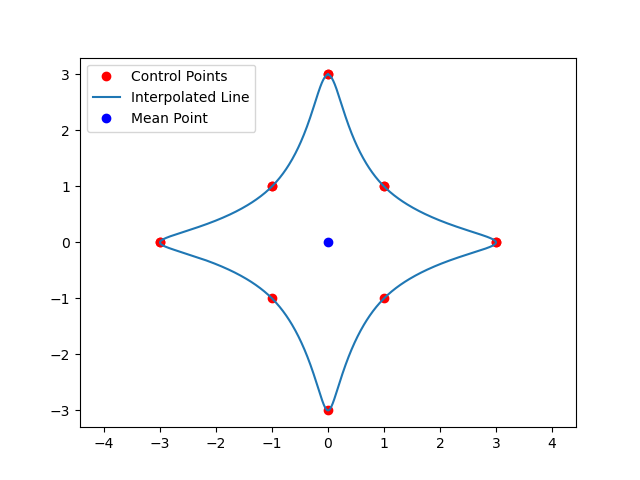
#> input picture file1.png, 640 x 480 px, given in place of the camera
$ jupyter execute contourdetection.ipynb
#> lines starting #> are read from the running program, lines starting #| are printed output that depends on the picture; after the words box and inside, x2 and y2 are one past the last pixel; in counts of white or black regions, pixels touching at a corner belong together
[cell 1]
###輪郭検出####
import cv2
import sys
import numpy as np
import matplotlib.pyplot as plt
import csv
import math
# ビデオデータの読み込み
filename ="C:\\Users\\flow\\Desktop\\bubbledate\\00089.mp4"
# 動画の読み込み
cap = cv2.VideoCapture(filename=filename)
#動画ファイルの情報を取得する
width = cap.get(cv2.CAP_PROP_FRAME_WIDTH)
hight = cap.get(cv2.CAP_PROP_FRAME_HEIGHT)
total_frame = cap.get(cv2.CAP_PROP_FRAME_COUNT)
fps = cap.get(cv2.CAP_PROP_FPS)


#print("動画の幅: ", width)
#print("動画の高さ: ", hight)
#print("総フレーム数: ", total_frame)
print("fps: ", fps)
print("動画の長さ: ", total_frame/fps, "[sec]")

#print(type(cap))
#print(cap.isOpened())
#------------------------------------------------------------------------------------------------------------------

import os

# ルートフォルダーのパス
root_path = "C:\\Users\\flow\\Desktop\\bubble_rasing_result"

# サブフォルダーの名前
image_folder = "image"
area_folder = "area"
contours_folder = "contours"
moment_folder = "moment"

# フォルダーのパスを連結
path = os.path.join(root_path, image_folder)
path1 = os.path.join(root_path, area_folder)
path2 = os.path.join(root_path, contours_folder)
path3 = os.path.join(root_path, moment_folder)

print(path1)
# パスとして使用する画像番号の桁数（3桁として扱う）
image_number_digits = 3

[cell 2]
path = "C:\\Users\\flow\\Desktop\\bubble_rasing_result\\image\\"
path1 = "C:\\Users\\flow\\Desktop\\bubble_rasing_result\\area\\"
path2 = "C:\\Users\\flow\\Desktop\\bubble_rasing_result\\contours\\"
path3 = "C:\\Users\\flow\\Desktop\\bubble_rasing_result\\moment\\"

# ビデオデータの読み込み
filename = "C:\\Users\\flow\\Desktop\\bubbledate\\00089.mp4"
# 動画の読み込み
cap = cv2.VideoCapture(filename=filename)

cx_list = []
cy_list = []
area_list = []
number_list = []
num = 0
frame_count = 0  # フレーム番号のカウント

while cap.isOpened():
    ret, frame = cap.read()
#> frame is the input picture: shape (480, 640, 3); mean B, G, R 251.2, 250.6, 250.4
    if ret == True:
        # フレーム番号が30の倍数のときだけ処理を行う
        if frame_count % 30 == 0:
            img = cv2.imwrite(path + "picture{:0=3}".format(num) + ".bmp", frame)

            img1 = cv2.imread(path + "picture{:0=3}".format(num) + ".bmp")
            gray = cv2.cvtColor(img1, cv2.COLOR_BGR2GRAY)
            blur = cv2.bilateralFilter(gray, 5, 10, 10)
            cv2.imwrite(path + "graypicture{:0=3}".format(num) + ".bmp", blur)

            ret, binary = cv2.threshold(blur, 0, 255, cv2.THRESH_BINARY_INV + cv2.THRESH_OTSU)
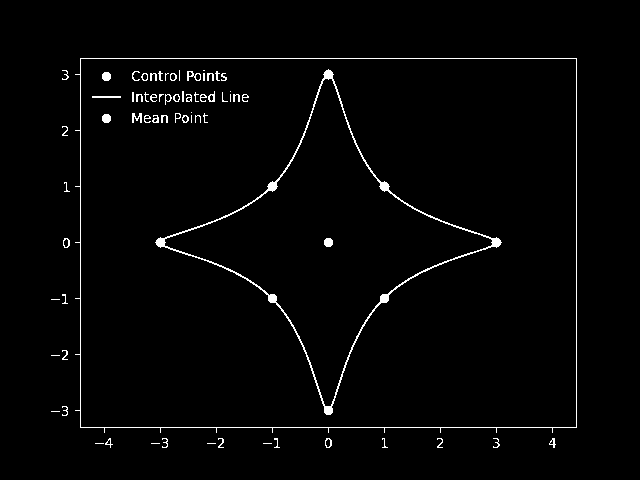
#> binary: shape (480, 640); 1.9% white in thin lines or dots, all inside (x1, y1, x2, y2) = (51, 58, 577, 448)
#> ret = 155
            cv2.imwrite(path + "nichipicture{:0=3}".format(num) + ".bmp", binary)

            contours, hierarchy = cv2.findContours(binary, cv2.RETR_TREE, cv2.CHAIN_APPROX_NONE)
#> contours = 90 contours, 56 with area under 20; largest, box (x1, y1, x2, y2) and area: (75, 58, 577, 433) 183040, (80, 58, 577, 428) 183022, (155, 69, 502, 415) 34976, (164, 78, 493, 407) 33598, (187, 71, 201, 81) 68
            contours = sorted(contours, key=cv2.contourArea, reverse=True)

            img2 = cv2.imread(path + "picture{:0=3}".format(num) + ".bmp")
            cv2.drawContours(img2, [contours[2]], -1, (0, 255, 0), 2)
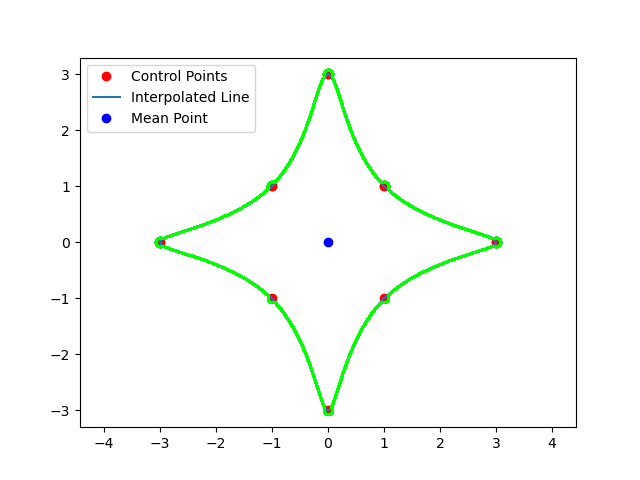
#> img2: shape (480, 640, 3); 1.22% of pixels changed, all inside (x1, y1, x2, y2) = (154, 68, 503, 416)
            cv2.imwrite(path2 + "rinkakupicture{:0=3}".format(num) + ".bmp", img2)

            cnt = contours[2]
#> cnt = contour of 958 points, box (x1, y1, x2, y2) (155, 69, 502, 415), area 34976
            area = cv2.contourArea(cnt)
#> area = 34976
            M = cv2.moments(cnt)
#> M = moments, m00 34976, centre m10/m00, m01/m00 = (327.5, 241.3)
            cx = int(M['m10'] / M['m00'])
#> cx = 327
            cy = int(M['m01'] / M['m00'])
#> cy = 241

            moment = cv2.imread(path + "picture{:0=3}".format(num) + ".bmp")
            cv2.circle(moment, (cx, cy), 8, (0, 0, 255), -1)
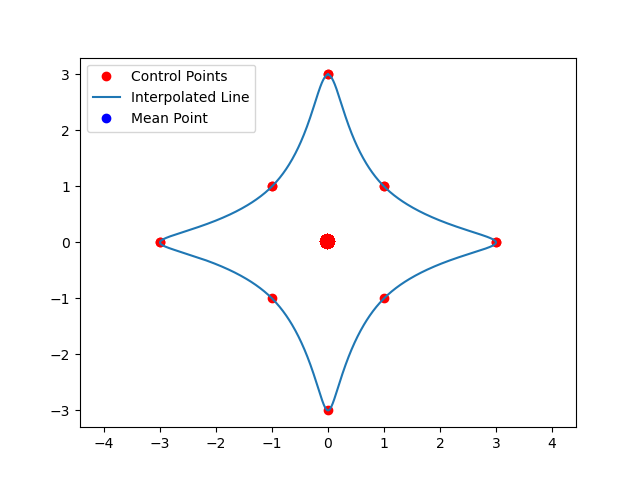
#> moment: shape (480, 640, 3); 0.06% of pixels changed, all inside (x1, y1, x2, y2) = (319, 233, 336, 250)
            cv2.imwrite(path3 + 'moment{:0=3}'.format(num) + ".bmp", moment)

            cx_list.append(cx)
            cy_list.append(cy)
            area_list.append(area)
            number_list.append(num)
            num += 1

        frame_count += 1
    else:
        break
